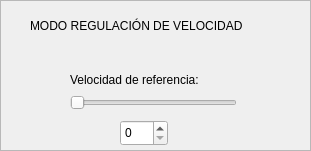
   <widget class="QFrame" name="frameModoVelocidad">
    <property name="geometry">
     <rect>
      <x>140</x>
      <y>420</y>
      <width>311</width>
      <height>151</height>
     </rect>
    </property>
    <property name="frameShape">
     <enum>QFrame::StyledPanel</enum>
    </property>
    <property name="frameShadow">
     <enum>QFrame::Raised</enum>
    </property>
    <widget class="QLabel" name="textoModoVelocidad">
     <property name="geometry">
      <rect>
       <x>30</x>
       <y>10</y>
       <width>251</width>
       <height>31</height>
      </rect>
     </property>
     <property name="text">
      <string>MODO REGULACIÓN DE VELOCIDAD</string>
     </property>
    </widget>
    <widget class="QSpinBox" name="spinBoxVelocidadRef">
     <property name="geometry">
      <rect>
       <x>120</x>
       <y>120</y>
       <width>48</width>
       <height>26</height>
      </rect>
     </property>
    </widget>
    <widget class="QWidget" name="">
     <property name="geometry">
      <rect>
       <x>70</x>
       <y>70</y>
       <width>167</width>
       <height>40</height>
      </rect>
     </property>
     <layout class="QVBoxLayout" name="verticalLayout_3">
      <item>
       <widget class="QLabel" name="textoVelocidadRef">
        <property name="text">
         <string>Velocidad de referencia:</string>
        </property>
       </widget>
      </item>
      <item>
       <widget class="QSlider" name="sliderVelocidadRef">
        <property name="orientation">
         <enum>Qt::Horizontal</enum>
        </property>
       </widget>
      </item>
     </layout>
    </widget>
   </widget>
